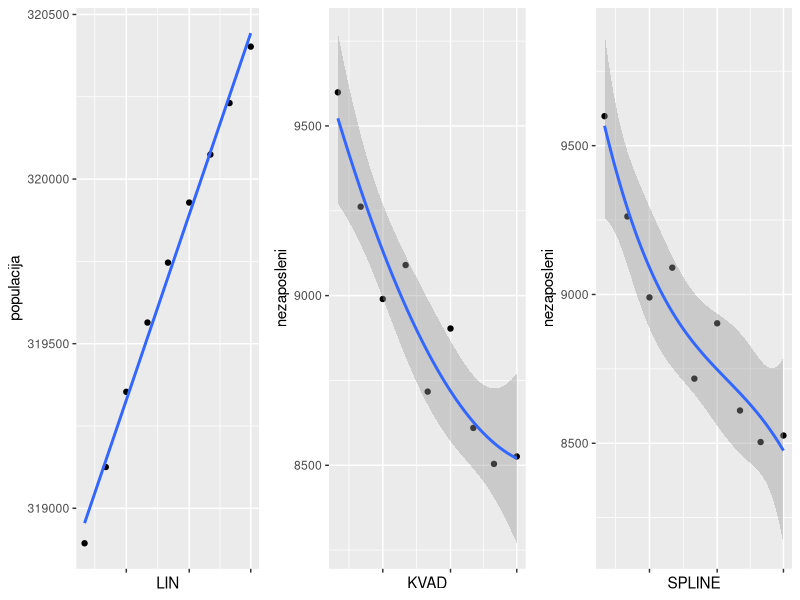
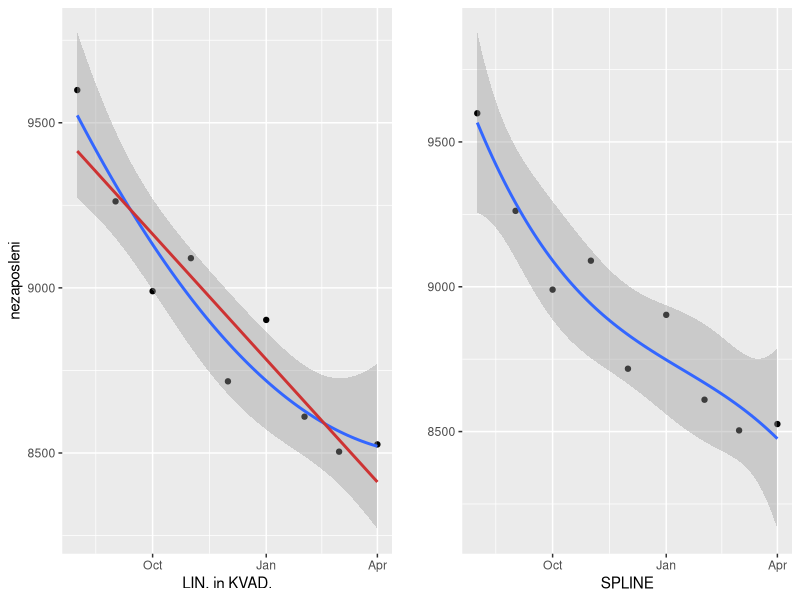
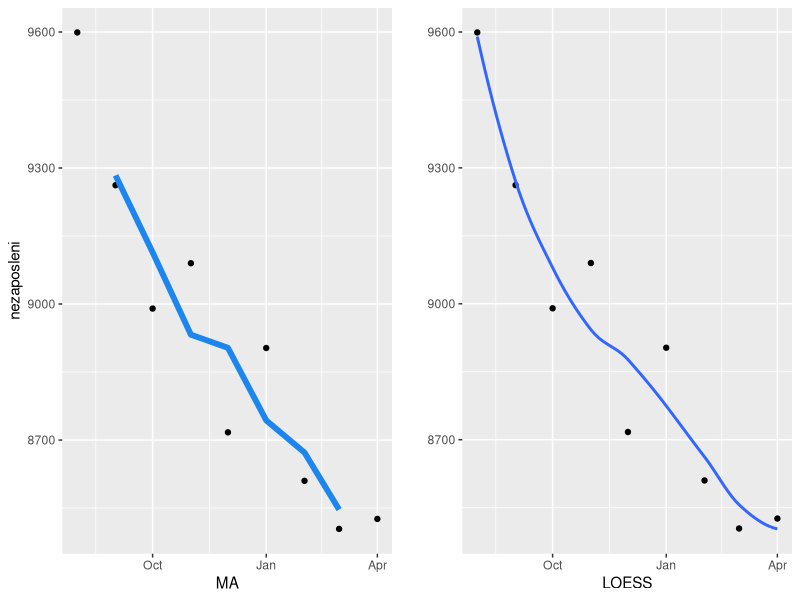

These figures' R source, in order: (Note: this script raises an error after producing the figures.)
library(tidyverse)
library(gridExtra)
#library(reshape2)

#vzorčni testni podatki
#"date","pce","pop","psavert","uempmed","unemploy"

df <- data.frame(datum = economics$date,
                 populacija = economics$pop, 
                 nezaposleni = economics$unemploy,
                 stringsAsFactors=FALSE) 
df <- subset(df, datum > "2014-07-01")
#df.long <- reshape2::melt(df, id = "datum", measure = c("populacija", "nezaposleni"))

#grafi
#theme_set(theme_gray())


## LOESS
p2e <- ggplot(data=df, aes(x=datum, y=populacija) ) +
  geom_point() +
  geom_smooth(method = "loess") #loess


##Linija
p1a <- ggplot(data=df, aes(x=datum, y=populacija )) +
  geom_point() +
  geom_smooth(method = lm, se = F) +
  theme(axis.text.x=element_blank()) + xlab("LIN")

#ggplot(data=df.long, aes(x=datum, y=value, color=variable )) +
#  geom_point() +
#  geom_smooth(method = "lm", se = F)


## kvadratna povezava
p1b <- ggplot(data=df, aes(x=datum, y=nezaposleni )) +
  geom_point() +
  geom_smooth(method = lm, formula = y ~ x + I(x^2), se = T) +
  theme(axis.text.x=element_blank())  + xlab("KVAD")

#ggplot(data=df, aes(x=datum, y=nezaposleni )) +
#  geom_point() +
#  geom_smooth(method = lm, formula = y ~ poly(x, 2), se = T) +
#  geom_smooth(method = lm, se = F, color = "red", size = 0.5) +

## Spline
p1c <- ggplot(data=df, aes(x=datum, y=nezaposleni) ) +
  geom_point() + 
  geom_smooth(method = lm, formula = y ~ splines::bs(x, 3), se = TRUE) +
  theme(axis.text.x=element_blank()) + xlab("SPLINE")


gridExtra::grid.arrange(p1a, p1b, p1c, nrow=1)

p1 <- ggplot(data=df, aes(x=datum, y=nezaposleni )) +
  geom_point() +
  geom_smooth(method = lm, formula = y ~ poly(x, 2), se = T) +
  geom_smooth(method = lm, se = F, color = "#CD3333", size = 1) +
  xlab("LIN. in KVAD.")

p2 <- ggplot(data=df, aes(x=datum, y=nezaposleni) ) +
  geom_point() + 
  geom_smooth(method = lm, formula = y ~ splines::bs(x, 3), se = TRUE) +
  xlab("SPLINE") + ylab("")

gridExtra::grid.arrange(p1, p2, nrow=1)

##MA
###https://www.datascience.com/blog/introduction-to-forecasting-with-arima-in-r-learn-data-science-tutorials

library(forecast)
library(tseries)

nz <- ts(df$nezaposleni)
df$nz <- tsclean(nz)
df$ma <- ma(df$nz, order = 3) #moving average 3monts

p1 <- ggplot() +
  geom_point(data=df, aes(x=datum, y=nz)) +
  geom_line(data=df, aes(x=datum, y=ma), color="#1C86EE", size = 2) +
  ylab("nezaposleni") +
  xlab("MA")

p2 <- ggplot() +
  geom_point(data=df, aes(x=datum, y=nz)) +
  geom_smooth(data=df, aes(x=datum, y=nz), method = "loess", se=F) +
  ylab("") +
  xlab("LOESS")

gridExtra::grid.arrange(p1, p2, nrow=1)

#https://newonlinecourses.science.psu.edu/stat510/node/70/



##--------
#Random sample - normal distribution

rnorm(12, mean = 100, sd = 5) -> x
write.table(x, "clipboard", sep="\t", dec=",", row.names=FALSE, col.names=FALSE)



  